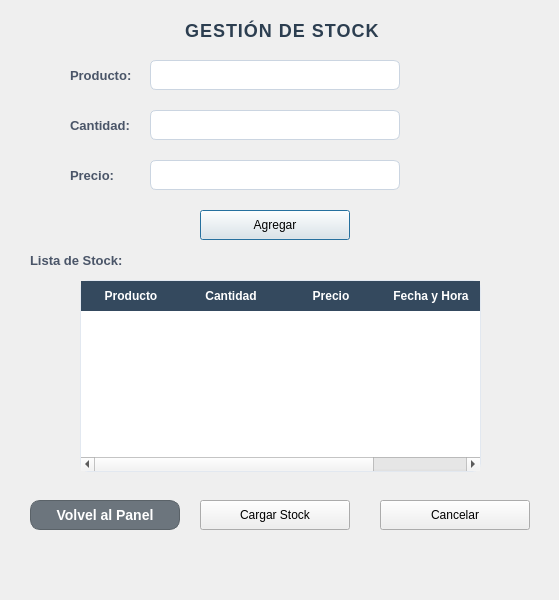
<?xml version="1.0" encoding="UTF-8"?>
<ui version="4.0">
 <class>FormStock</class>
 <widget class="QDialog" name="FormStock">
  <property name="geometry">
   <rect>
    <x>0</x>
    <y>0</y>
    <width>559</width>
    <height>600</height>
   </rect>
  </property>
  <property name="windowTitle">
   <string>Dialog</string>
  </property>
  <property name="styleSheet">
   <string notr="true">QWidget#Form {
    background-color: #F8FAF6; /* Un blanco roto/claro muy elegante */
}


QLabel#label {
    color: #2C3E50;
    font-size: 18px;
    font-weight: bold;
    letter-spacing: 1px;
    margin-bottom: 10px;
}

/* Estilo para las etiquetas de texto (Nombre, Usuario, etc.) */
QLabel {
    color: #4A5568;
    font-size: 13px;
    font-weight: bold;
}

/* Campos de Texto e Inputs */
QLineEdit, QComboBox {
    background-color: #FFFFFF;
    border: 1px solid #CBD5E1;
    border-radius: 6px;
    padding: 5px 10px;
    font-size: 13px;
    color: #334155;
}

QLineEdit:focus, QComboBox:focus {
    border: 2px solid #FF9100; /* Resalta en naranja al hacer clic */
}

/* La Tabla de Usuarios */
QTableWidget {
    background-color: #FFFFFF;
    border: 1px solid #E2E8F0;
    border-radius: 8px;
    gridline-color: #F1F5F9;
    font-size: 13px;
}

QHeaderView::section {
    background-color: #334155; /* Cabecera oscura para contraste pro */
    color: #FFFFFF;
    padding: 6px;
    font-weight: bold;
    border: none;
}

/* --- ESTILOS DE LOS BOTONES --- */

/* Botón Crear (Naranja Corporativo) */
QPushButton#btn_registrar {
    background-color: #FF9100;
    color: #FFFFFF;
    border: none;
    border-radius: 6px;
    font-weight: bold;
    font-size: 13px;
}
QPushButton#btn_registrar:hover {
    background-color: #FB8C00;
}

/* Botón Eliminar (Gris/Rojo sutil de advertencia) */
QPushButton#btn_eliminar {
    background-color: #FEE2E2; /* Fondo rojo muy clarito */
    color: #EF4444; /* Texto rojo */
    border: 1px solid #FCA5A5;
    border-radius: 6px;
    font-weight: bold;
    font-size: 13px;
}
QPushButton#btn_eliminar:hover {
    background-color: #EF4444;
    color: #FFFFFF;
}

/* Botón Volver (Estilo elegante y neutro) */
QPushButton#btn_volver {
    background-color: #64748B; /* Gris slate */
    color: #FFFFFF;
    border: none;
    border-radius: 6px;
    font-weight: bold;
    font-size: 13px;
}
QPushButton#btn_volver:hover {
    background-color: #475569;
}</string>
  </property>
  <widget class="QLabel" name="label">
   <property name="geometry">
    <rect>
     <x>180</x>
     <y>20</y>
     <width>221</width>
     <height>31</height>
    </rect>
   </property>
   <property name="font">
    <font>
     <pointsize>-1</pointsize>
     <weight>75</weight>
     <bold>true</bold>
    </font>
   </property>
   <property name="text">
    <string>GESTIÓN DE STOCK</string>
   </property>
  </widget>
  <widget class="QLabel" name="label_2">
   <property name="geometry">
    <rect>
     <x>70</x>
     <y>60</y>
     <width>71</width>
     <height>31</height>
    </rect>
   </property>
   <property name="font">
    <font>
     <pointsize>-1</pointsize>
     <weight>75</weight>
     <bold>true</bold>
    </font>
   </property>
   <property name="text">
    <string>Producto:</string>
   </property>
  </widget>
  <widget class="QLabel" name="label_3">
   <property name="geometry">
    <rect>
     <x>70</x>
     <y>110</y>
     <width>71</width>
     <height>31</height>
    </rect>
   </property>
   <property name="font">
    <font>
     <pointsize>-1</pointsize>
     <weight>75</weight>
     <bold>true</bold>
    </font>
   </property>
   <property name="text">
    <string>Cantidad:</string>
   </property>
  </widget>
  <widget class="QLabel" name="label_4">
   <property name="geometry">
    <rect>
     <x>70</x>
     <y>160</y>
     <width>61</width>
     <height>31</height>
    </rect>
   </property>
   <property name="font">
    <font>
     <pointsize>-1</pointsize>
     <weight>75</weight>
     <bold>true</bold>
    </font>
   </property>
   <property name="text">
    <string>Precio:</string>
   </property>
  </widget>
  <widget class="QLineEdit" name="txtProducto">
   <property name="geometry">
    <rect>
     <x>150</x>
     <y>60</y>
     <width>250</width>
     <height>30</height>
    </rect>
   </property>
  </widget>
  <widget class="QPushButton" name="btnAgregar">
   <property name="geometry">
    <rect>
     <x>200</x>
     <y>210</y>
     <width>150</width>
     <height>30</height>
    </rect>
   </property>
   <property name="styleSheet">
    <string notr="true">QPushButton {
    background-color: #FF9100;
    color: white;
    border-radius: 10px;
    font-weight: bold;
    font-size: 14px;
    border: 1px solid #D47900;
}

QPushButton:hover {
    background-color: #E68200;
}

QPushButton:pressed {
    background-color: #CC7400;
}l
</string>
   </property>
   <property name="text">
    <string>Agregar</string>
   </property>
  </widget>
  <widget class="QPushButton" name="btnConfirmar">
   <property name="geometry">
    <rect>
     <x>200</x>
     <y>500</y>
     <width>150</width>
     <height>30</height>
    </rect>
   </property>
   <property name="styleSheet">
    <string notr="true">QPushButton {
    background-color: #FF9100;
    color: white;
    border-radius: 10px;
    font-weight: bold;
    font-size: 14px;
    border: 1px solid #D47900;
}

QPushButton:hover {
    background-color: #E68200;
}

QPushButton:pressed {
    background-color: #CC7400;
}l
</string>
   </property>
   <property name="text">
    <string>Cargar Stock</string>
   </property>
  </widget>
  <widget class="QLabel" name="label_5">
   <property name="geometry">
    <rect>
     <x>30</x>
     <y>250</y>
     <width>141</width>
     <height>21</height>
    </rect>
   </property>
   <property name="font">
    <font>
     <pointsize>-1</pointsize>
     <weight>75</weight>
     <bold>true</bold>
    </font>
   </property>
   <property name="text">
    <string>Lista de Stock:</string>
   </property>
  </widget>
  <widget class="QTableWidget" name="tablaStock">
   <property name="geometry">
    <rect>
     <x>80</x>
     <y>280</y>
     <width>401</width>
     <height>192</height>
    </rect>
   </property>
   <property name="styleSheet">
    <string notr="true">QTableWidget {
    color: black;
    background-color: white;
    gridline-color: gray;
}

QHeaderView::section {
    background-color: #34495e;
    color: white;
    font-weight: bold;
}
</string>
   </property>
   <column>
    <property name="text">
     <string>Producto</string>
    </property>
   </column>
   <column>
    <property name="text">
     <string>Cantidad</string>
    </property>
   </column>
   <column>
    <property name="text">
     <string>Precio</string>
    </property>
   </column>
   <column>
    <property name="text">
     <string>Fecha y Hora</string>
    </property>
   </column>
  </widget>
  <widget class="QPushButton" name="btnVolver">
   <property name="geometry">
    <rect>
     <x>30</x>
     <y>500</y>
     <width>150</width>
     <height>30</height>
    </rect>
   </property>
   <property name="styleSheet">
    <string notr="true">QPushButton {
    background-color: #6C757D;
    color: white;
    border-radius: 10px;
    font-weight: bold;
    font-size: 14px;
    border: 1px solid #5A6268;
}

QPushButton:hover {
    background-color: #5A6268;
}

QPushButton:pressed {
    background-color: #4E555B;
}</string>
   </property>
   <property name="text">
    <string>Volvel al Panel</string>
   </property>
  </widget>
  <widget class="QLineEdit" name="txtCantidad">
   <property name="geometry">
    <rect>
     <x>150</x>
     <y>110</y>
     <width>250</width>
     <height>30</height>
    </rect>
   </property>
  </widget>
  <widget class="QLineEdit" name="txtPrecio">
   <property name="geometry">
    <rect>
     <x>150</x>
     <y>160</y>
     <width>250</width>
     <height>30</height>
    </rect>
   </property>
  </widget>
  <widget class="QPushButton" name="btnCancelar">
   <property name="geometry">
    <rect>
     <x>380</x>
     <y>500</y>
     <width>150</width>
     <height>30</height>
    </rect>
   </property>
   <property name="styleSheet">
    <string notr="true">QPushButton {
    background-color: #FF9100;
    color: white;
    border-radius: 10px;
    font-weight: bold;
    font-size: 14px;
    border: 1px solid #D47900;
}

QPushButton:hover {
    background-color: #E68200;
}

QPushButton:pressed {
    background-color: #CC7400;
}l
</string>
   </property>
   <property name="text">
    <string>Cancelar</string>
   </property>
  </widget>
 </widget>
 <resources/>
 <connections/>
</ui>
